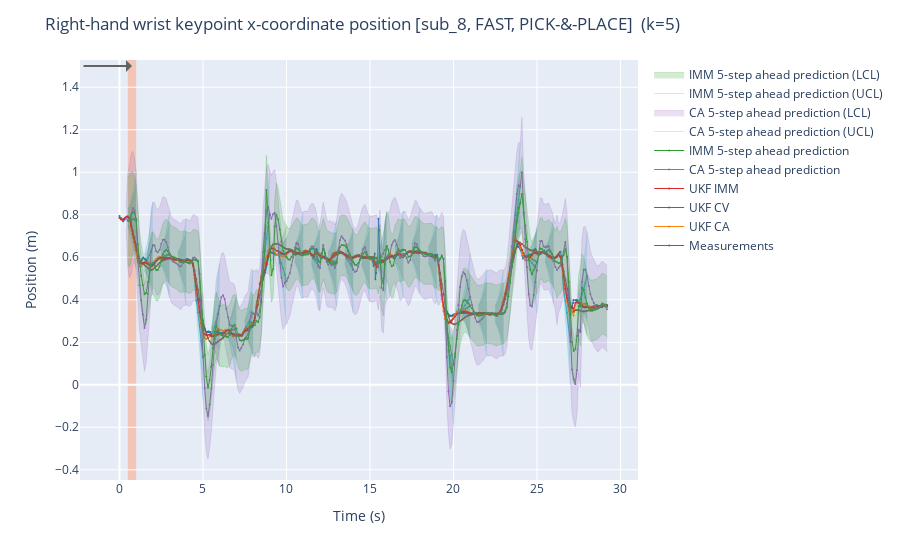

Source (notebook cell):
### Markdown cell above
Plot the covariance cone estimated at a given interval for k-steps ahead in time

### Code cell
# timestamp0 = pd.Timedelta(seconds=3.8)
# timestamp1 = pd.Timedelta(seconds=4.8)
# timestamp2 = pd.Timedelta(seconds=6.5)

# Define the time step to uniformly sample the time range
cone_step = 1

# Get the first and last timestamps of the measurements
start_meas = measurement_split[(pred_horizon, subject, velocity, task)].timestamp.iloc[0].total_seconds()
end_meas = measurement_split[(pred_horizon, subject, velocity, task)].timestamp.iloc[-1].total_seconds()

# Define a list of pd.Timedelta to uniformly sample the time range
uniform_timestamps = [pd.Timedelta(seconds=s) for s in np.arange(start_meas+dt*pred_steps, end_meas-cone_step, cone_step)]

# Define the time range to plot the covariance cones
lower_bound = pd.Timedelta(seconds=start_meas)
upper_bound = pd.Timedelta(seconds=end_meas)

# selected_timestamps = [timestamp0, timestamp1, timestamp2]
selected_timestamps = uniform_timestamps
selected_range = [lower_bound, upper_bound]

plot_covariance_cone(subject, velocity, task, kpt, dim, description, dim_type, pred_horizon, selected_timestamps, selected_range)
